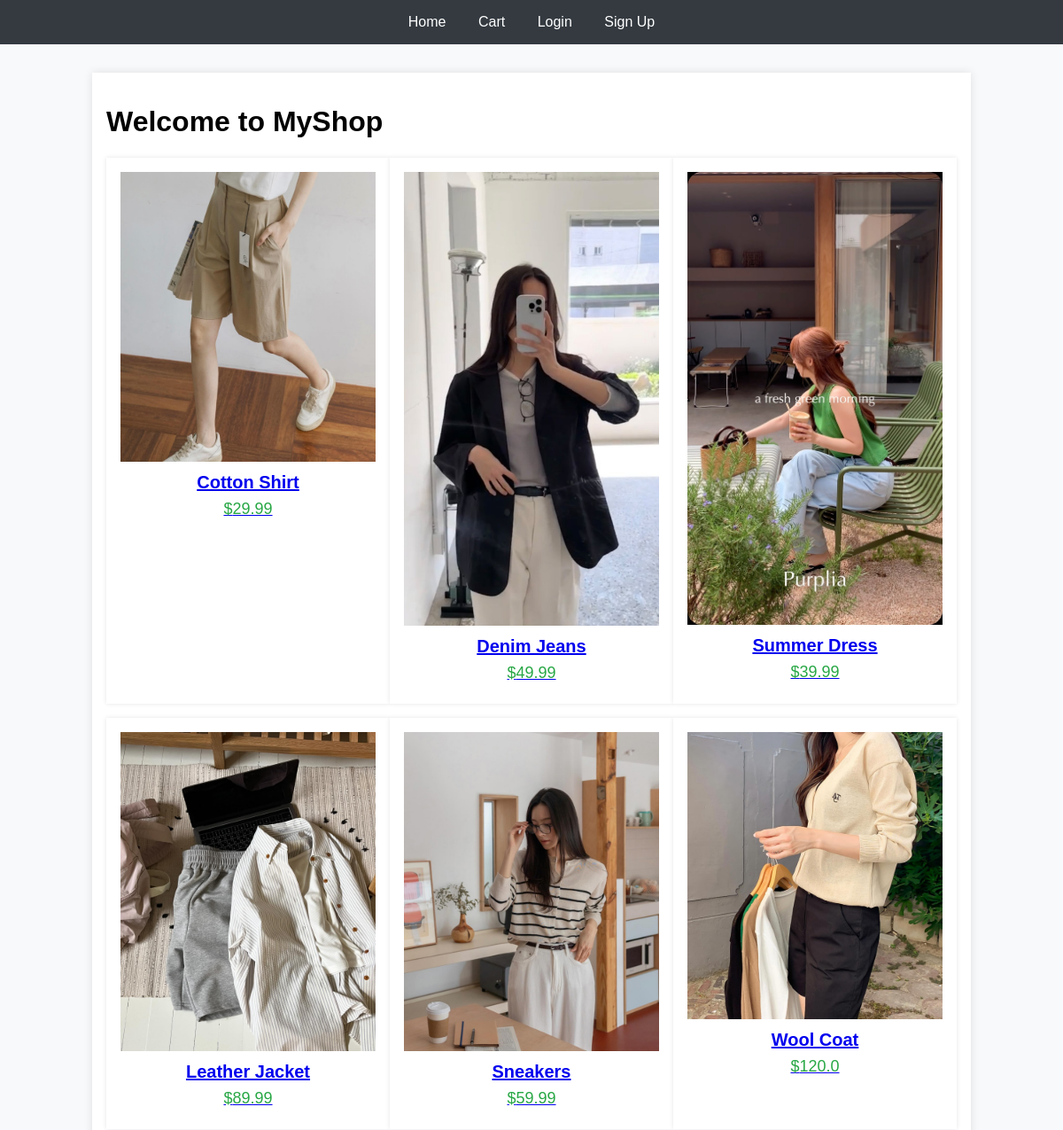
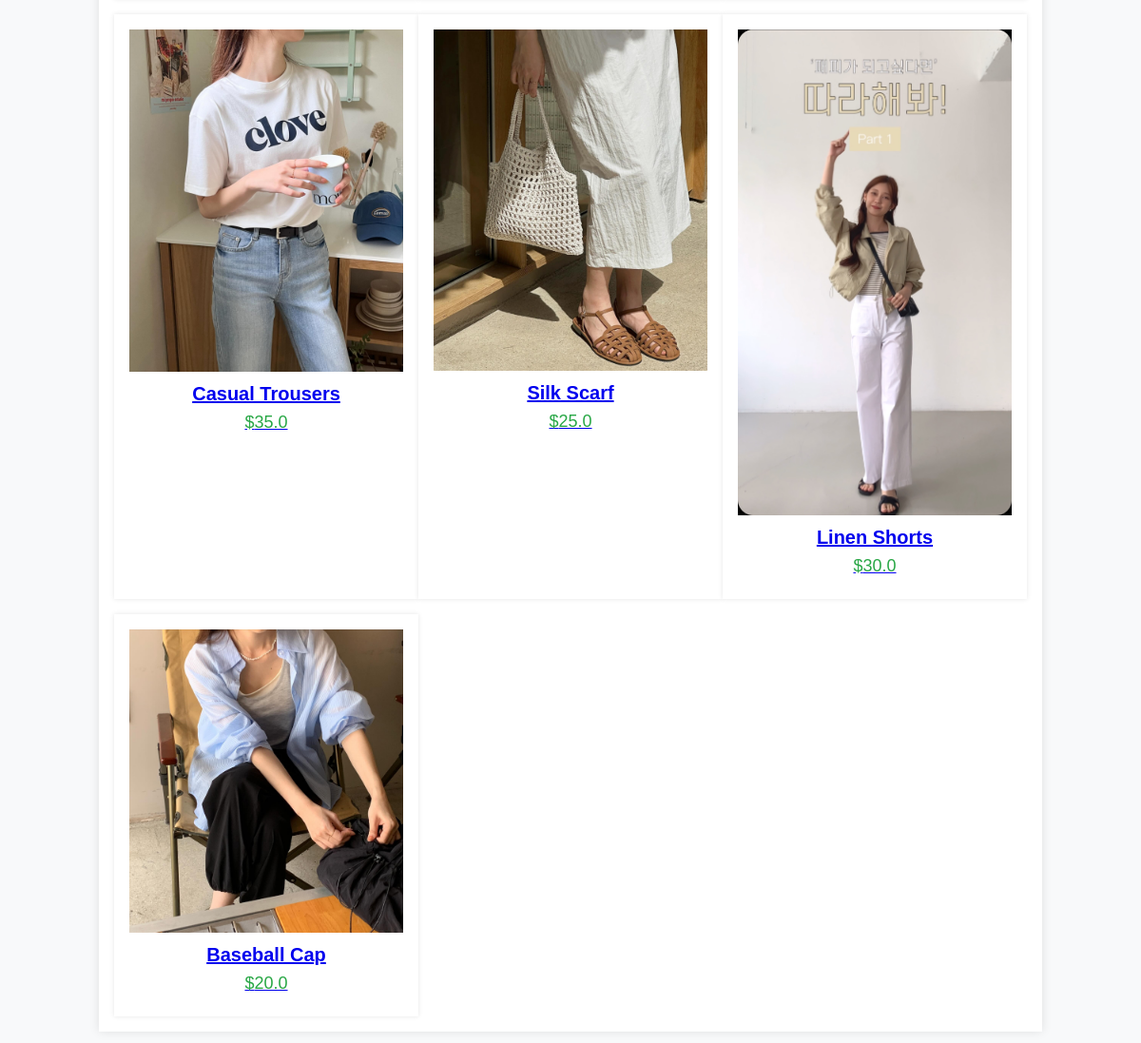
The page / on the database its author committed (2 pictures, top to bottom).
### models.py (models this page shows)
class Product(db.Model):
    id = db.Column(db.Integer, primary_key=True)
    name = db.Column(db.String(100), nullable=False)
    description = db.Column(db.Text, nullable=False)
    price = db.Column(db.Float, nullable=False)
    image = db.Column(db.String(100), nullable=False)
    category = db.Column(db.String(50), nullable=False)

### views/main_views.py (the view)
@bp.route('/')
def index():
    products = Product.query.all()
    return render_template('index.html', products=products)

### templates/index.html (shortened to what this page needs)
{% extends "base.html" %}
{% block content %}
<h1>Welcome to MyShop</h1>
<div class="product-list">
    <div class="row">
        {% for product in products %}
            <div class="col-4 product-item">
                <a href="{{ url_for('product.product_detail', product_id=product.id) }}">
                    <img src="{{ url_for('static', filename='images/' ~ product.image) }}" alt="{{ product.name }}">
                    <h2>{{ product.name }}</h2>
                    <p>${{ product.price }}</p>
                </a>
            </div>
            {% if loop.index % 3 == 0 and not loop.last %}
                </div><div class="row">
            {% endif %}
        {% endfor %}
        {% set remaining = 3 - (products|length % 3) %}
    </div>
</div>
{% endblock %}

### templates/base.html (shortened to what this page needs)
<!DOCTYPE html>
<html lang="en">
<head>
    <link rel="stylesheet" href="{{ url_for('static', filename='css/styles.css') }}">
</head>
<body>
    <nav>
        <a href="{{ url_for('main.index') }}">Home</a>
        <a href="{{ url_for('cart.view_cart') }}">Cart</a>
        {% if current_user.is_authenticated %}
            <a href="{{ url_for('auth.logout') }}">Logout</a>
            <a href="{{ url_for('order.order_history') }}">Orders</a>
        {% else %}
            <a href="{{ url_for('auth.login') }}">Login</a>
            <a href="{{ url_for('auth.signup') }}">Sign Up</a>
        {% endif %}
    </nav>
    <div class="container">
        {% block content %}{% endblock %}
    </div>
</body>
</html>

### static/css/styles.css (style rules this page uses)
body { font-family: Arial, sans-serif; margin: 0; padding: 0; background-color: #f8f9fa; }
nav { background-color: #343a40; color: white; padding: 1rem; text-align: center; }
nav a { color: white; margin: 0 1rem; text-decoration: none; }
.container { max-width: 960px; margin: 2rem auto; padding: 1rem; background-color: white; box-shadow: 0 0 10px rgba(0, 0, 0, 0.1); }
.product-list { display: flex; flex-wrap: wrap; gap: 1rem; }
.row { display: flex; width: 100%; justify-content: space-between; }
.col-4 { flex: 1 1 calc(33.333% - 1rem); box-sizing: border-box; }
.product-item { box-shadow: 0 0 5px rgba(0, 0, 0, 0.1); padding: 1rem; text-align: center; background-color: #fff; }
.product-item img { max-width: 100%; height: auto; object-fit: contain; }
.product-item h2 { font-size: 1.25rem; margin: 0.5rem 0; }
.product-item p { color: #28a745; font-size: 1.125rem; margin: 0.5rem 0; }

### rows shown on the page
Product: image (picture), name "Cotton Shirt", price "29.99"
Product: image (picture), name "Denim Jeans", price "49.99"
Product: image (picture), name "Summer Dress", price "39.99"
Product: image (picture), name "Leather Jacket", price "89.99"
Product: image (picture), name "Sneakers", price "59.99"
Product: image (picture), name "Wool Coat", price "120.0"
Product: image (picture), name "Casual Trousers", price "35.0"
Product: image (picture), name "Silk Scarf", price "25.0"
Product: image (picture), name "Linen Shorts", price "30.0"
Product: image (picture), name "Baseball Cap", price "20.0"
